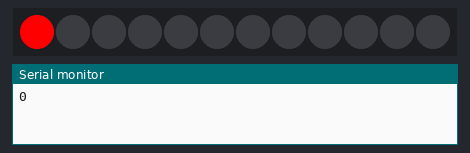
This sketch was run on a simulated Teensy 3. Shown: 12 RGB LEDs in strip order, left to right, the last lines printed to the serial monitor.

Above: at 0.06 s.
At 5.2 s:
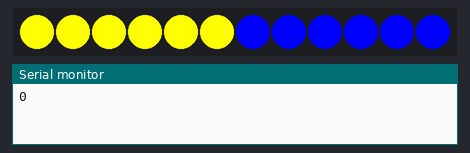
At 10.47 s:
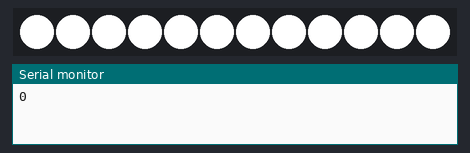
At 19.87 s:
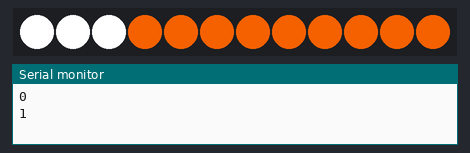
At 30.03 s:
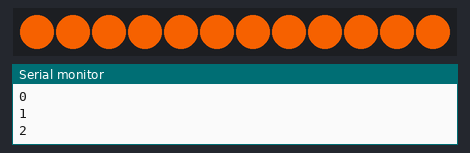
At 39.81 s:
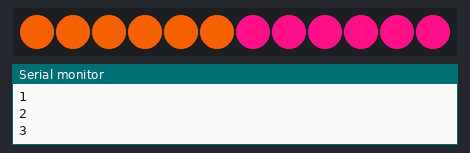

The sketch:

neop_test.ino
```cpp
/*
 * This program acts as a sanity sketch for testing the NeoPixels using Paul's NeoP Library
 *
 * This sketch is assuming that you will be using the Teensy with the NeoP signal connected to pin #5
 * Is also assumes you are using the "Moth" hardware configuration wherein the strip contains
 * 12x pixels, with the first six pixels on the front of the board and the remaining six pixels on the rear of the board.
*/

#include <WS2812Serial.h>

const int numled = 12;
const int pin = 5;

// Usable pins:
//   Teensy LC:   1, 4, 5, 24
//   Teensy 3.2:  1, 5, 8, 10, 31   (overclock to 120 MHz for pin 8)
//   Teensy 3.5:  1, 5, 8, 10, 26, 32, 33, 48
//   Teensy 3.6:  1, 5, 8, 10, 26, 32, 33

byte drawingMemory[numled*3];         //  3 bytes per LED
DMAMEM byte displayMemory[numled*12]; // 12 bytes per LED

WS2812Serial leds(numled, displayMemory, drawingMemory, pin, WS2812_GRB);

#define RED    0xFF0000
#define GREEN  0x00FF00
#define BLUE   0x0000FF
#define YELLOW 0xFFFF00
#define PINK   0xFF1088
#define ORANGE 0xE05800
#define WHITE  0xFFFFFF

// Less intense...
/*
#define RED    0x160000
#define GREEN  0x001600
#define BLUE   0x000016
#define YELLOW 0x101400
#define PINK   0x120009
#define ORANGE 0x100400
#define WHITE  0x101010
*/

uint32_t ittr = 0;

void setup() {
  leds.begin();
  Serial.begin(57600);
}

void loop() {
  // change all the LEDs in 1.5 seconds
  Serial.println(ittr++);
  int microsec = 1500000 / leds.numPixels();
  colorWipe(RED, microsec);
  colorWipe(GREEN, microsec);
  colorWipe(BLUE, microsec);
  colorWipe(YELLOW, microsec);
  colorWipe(PINK, microsec);
  colorWipe(ORANGE, microsec);
  colorWipe(WHITE, microsec);

}

void colorWipe(int color, int wait) {
  for (int i=0; i < leds.numPixels(); i++) {
    leds.setPixel(i, color);
    leds.show();
    delayMicroseconds(wait);
  }
}
```
